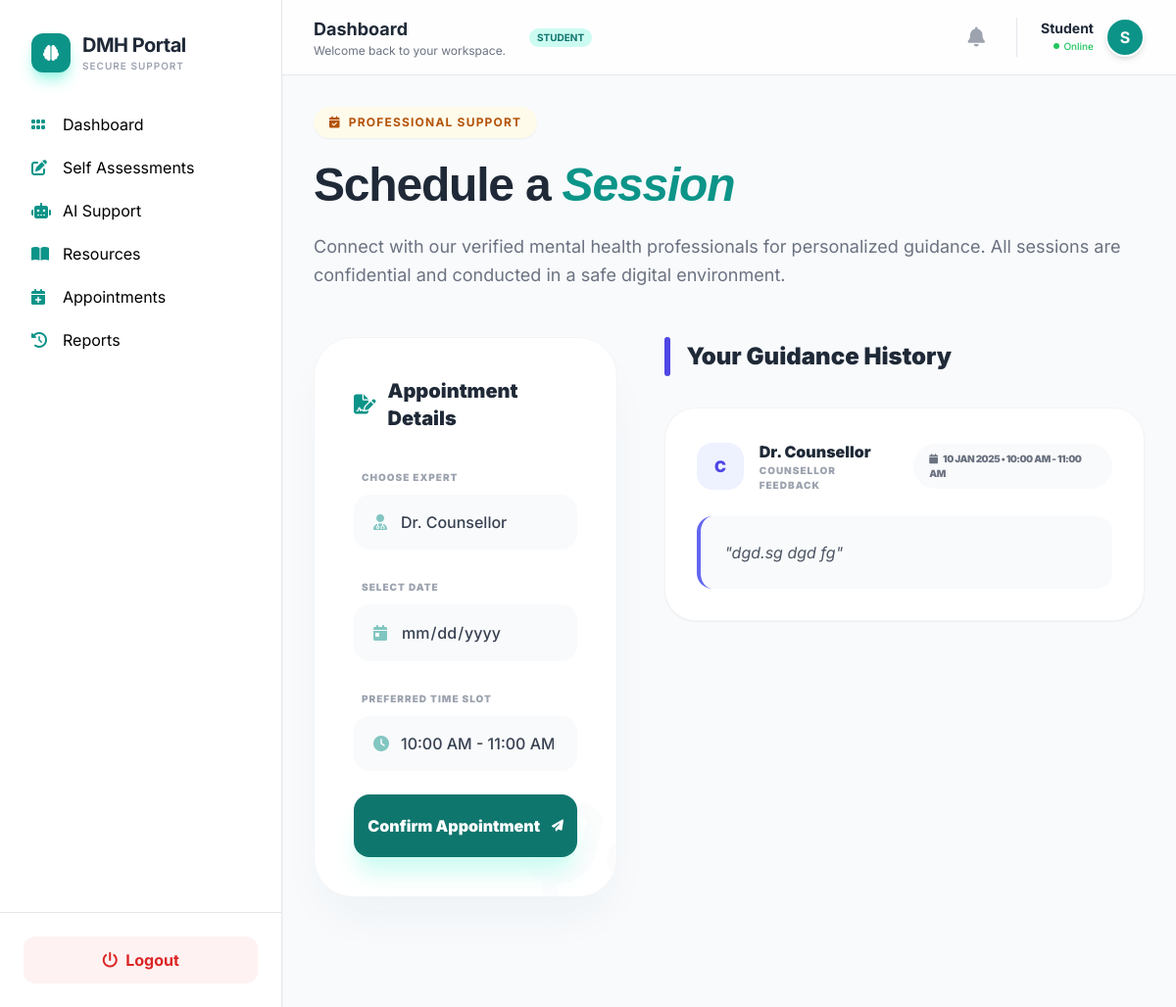
Before: /appointments/book/ (signed in) with the older database file.
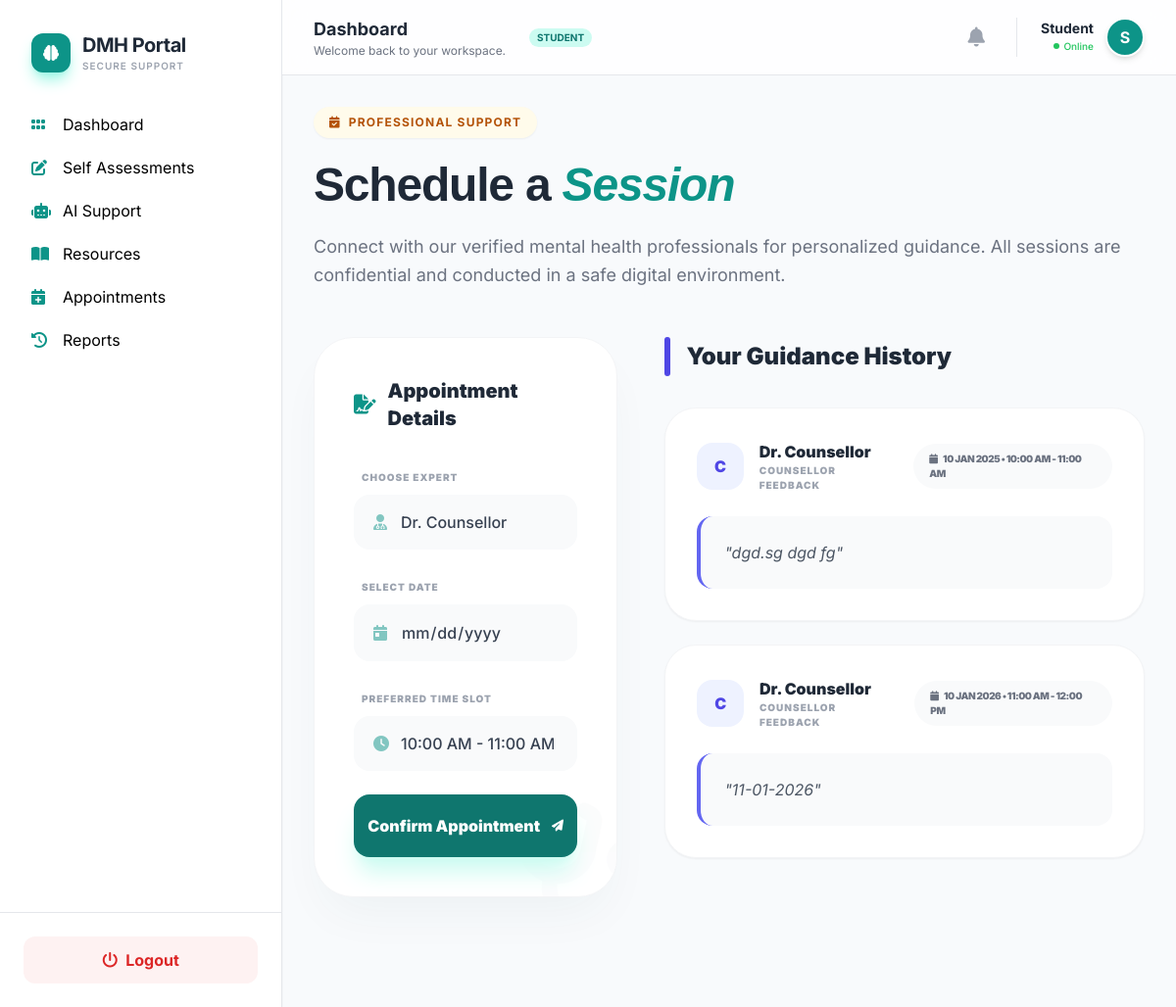
After: the same page with the newer database file.
### appointments/models.py (models this page shows, shortened)
class Appointment(models.Model):
    STATUS_CHOICES = (
        ('BOOKED', 'Booked'),
        ('COMPLETED', 'Completed'),
    )
    student = models.ForeignKey(
        settings.AUTH_USER_MODEL,
        on_delete=models.CASCADE,
        related_name='appointments'
    )
    counsellor = models.ForeignKey(
        settings.AUTH_USER_MODEL,
        on_delete=models.CASCADE,
        related_name='counsellor_appointments'
    )
    date = models.DateField()
    time_slot = models.CharField(max_length=50)
    status = models.CharField(max_length=20, choices=STATUS_CHOICES, default='BOOKED')
    guidance_message = models.TextField(blank=True)
    created_at = models.DateTimeField(auto_now_add=True)

### accounts/models.py (models this page shows, shortened)
class User(AbstractUser):
    ROLE_CHOICES = (
        ('student', 'Student'),
        ('counsellor', 'Counsellor'),
        ('peer', 'Peer Volunteer'),
        ('admin', 'Admin'),
    )
    role = models.CharField(max_length=20, choices=ROLE_CHOICES, default='student')
    anonymous_id = models.UUIDField(default=uuid.uuid4, editable=False)
    is_approved = models.BooleanField(default=False)
    login_count = models.PositiveIntegerField(default=0) # Track login counts

### appointments/views.py (the view, shortened to what this page needs)
# urls.py: path('book/', book_appointment, name='book_appointment'),
@login_required
def book_appointment(request):
    counsellors = User.objects.filter(role='counsellor', is_approved=True)
    return render(request, 'appointments/book.html', {
        'counsellors': counsellors
    })

### dashboard/context_processors.py (called while the page is built)
def notification_context(request):
    if request.user.is_authenticated:
        notifications = Notification.objects.filter(user=request.user).order_by('-created_at')[:5]
        unread_count = Notification.objects.filter(user=request.user, is_read=False).count()
        return {
            'nav_notifications': notifications,
            'unread_notif_count': unread_count
        }
    return {}

### templates/appointments/book.html (shortened to what the changed rows need)
{% extends "base2.html" %}
{% block content %}
<div class="max-w-7xl mx-auto animate-fade-in space-y-12 pb-20">
    <section class="max-w-4xl">
        <h1 class="text-4xl md:text-5xl font-black mb-6 tracking-tight text-gray-800" style="font-family: 'Poppins', sans-serif;">
            Schedule a <span class="text-teal-600 italic">Session</span>
        </h1>
    </section>
    <div class="grid grid-cols-1 lg:grid-cols-5 gap-12 items-start">
        <div class="lg:col-span-3 space-y-8">
            <div class="flex items-center gap-4 mb-2">
                <h2 class="text-2xl font-black text-gray-800">Your Guidance History</h2>
            </div>
            <div class="space-y-6">
                {% for a in request.user.appointments.all %}
                    {% if a.guidance_message %}
                    <div class="group bg-white p-8 rounded-[2rem] border border-gray-100 shadow-sm hover:shadow-xl transition-all duration-300 relative overflow-hidden">
                        <div class="flex flex-col md:flex-row justify-between items-start md:items-center gap-4 mb-6">
                            <div class="flex items-center gap-4">
                                <div class="w-12 h-12 bg-indigo-50 text-indigo-600 rounded-2xl flex items-center justify-center font-black">
                                    {{ a.counsellor.username|first|upper }}
                                </div>
                                <div>
                                    <h4 class="font-black text-gray-800">Dr. {{ a.counsellor.username }}</h4>
                                    <p class="text-[10px] font-black text-gray-400 uppercase tracking-widest">Counsellor Feedback</p>
                                </div>
                            </div>
                            <div class="px-4 py-2 bg-gray-50 rounded-full text-[10px] font-black text-gray-500 uppercase tracking-tighter">
                                <i class="fa-solid fa-calendar mr-1"></i> {{ a.date|date:"d M Y" }} • {{ a.time_slot }}
                            </div>
                        </div>
                        <div class="bg-gray-50 rounded-2xl p-6 italic text-gray-600 leading-relaxed border-l-4 border-indigo-500">
                            "{{ a.guidance_message }}"
                        </div>
                    </div>
                    {% endif %}
                {% endfor %}
            </div>
        </div>
    </div>
</div>
{% endblock %}

Changed rows visible on the page:
now on this page (row edited): Appointment: counsellor.username|first "C", counsellor.username "Counsellor", date "10 JAN 2026", time_slot "11:00 AM - 12:00 PM", guidance_message "11-01-2026"
